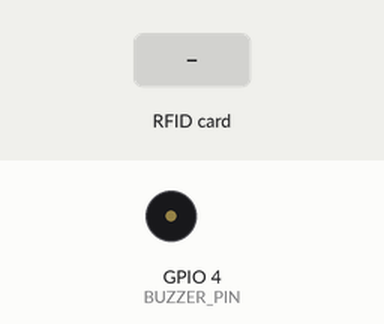
Recording of a sketch running on a simulated ESP32. On the bench: buzzer (waves = sounding, pin HIGH). The test bench sets the inputs (shaded band). WiFi joins after 1.5 s; servers stay silent unless stated; uploads are accepted with an empty reply; what the sketch prints to the serial monitor is not drawn.

Above: at 4.4 s.
4.5 s: RFID card C3 2C A7 20 held to the reader
At 4.88 s:
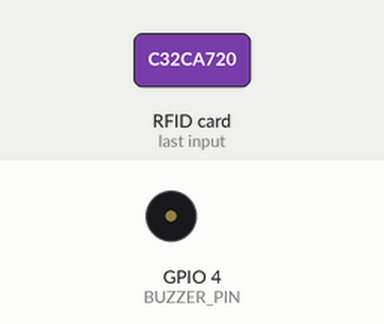
6.5 s: RFID card 52 50 4B 5C held to the reader
At 7.19 s:
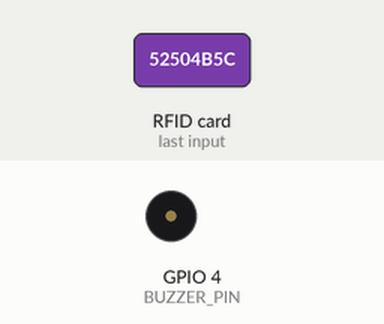
8.5 s: RFID card 73 66 A3 20 held to the reader
At 11.0 s:
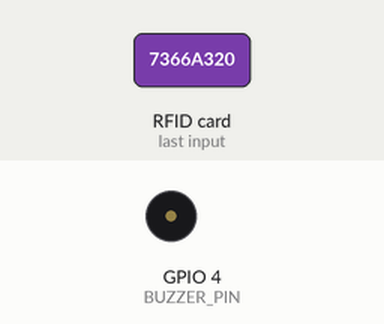
Timing chart, 0 to 12.5 s (numbered marks = the images above; inputs shaded):
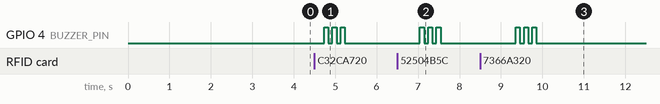

The sketch:

rfid_reader.ino
```cpp
/*
  NETRAX RFID reader (restricted zone door) - based on the team's Google Sheets attendance sketch.

  WHAT CHANGED vs the old sketch
   1. EVERY card is sent to the NETRAX laptop (not only the 3 cards written in this file):
        GET http://<laptop-ip>:8000/api/hw/rfid?uid=7366A320&device_id=esp32-rfid-01&name=Chinmaya
      The laptop decides: ENTERED / EXITED, NOT AUTHORISED for this zone, or unknown card.
      It updates both dashboards live, speaks, raises the alert, and forwards the scan to the SAME
      Google Sheet (config/hardware.yaml -> attendance.sheets_url), so the sheet keeps working.
   2. Replies:  "STUDENT ENTERED"  / "STUDENT EXITED"  -> short beep (as before)
                "ACCESS DENIED ..."                    -> long alarm beep (worker not allowed here)
                "DUPLICATE"                            -> card held too long, no beep
                anything else                          -> 3 short error beeps
   3. If the laptop cannot be reached, the scan goes straight to Google Sheets like before (fallback),
      so attendance is never lost.
  Wiring is unchanged: RC522 SDA/SS 5, SCK 18, MOSI 23, MISO 19, RST 22; buzzer 4.
  BEFORE UPLOADING: set SERVER to the laptop's IPv4 (ipconfig) on the same Wi-Fi.
*/
#include "secrets.h"        // Wi-Fi + laptop address (copy secrets.example.h -> secrets.h)
#include <WiFi.h>
#include <WiFiClientSecure.h>
#include <HTTPClient.h>
#include <SPI.h>
#include <MFRC522.h>

// ---------------------------------------------------------------- settings
const char* WIFI_SSID     = SECRET_WIFI_SSID;   // secrets.h (not in git)
const char* WIFI_PASSWORD = SECRET_WIFI_PASS;
const char* SERVER        = SECRET_SERVER;   // NETRAX laptop (ipconfig -> Wi-Fi IPv4)
const char* DEVICE_ID     = "esp32-rfid-01";                 // config/hardware.yaml -> attendance.readers
const char* scriptURL =                                       // fallback only (laptop unreachable)
  SECRET_SHEETS_URL;

// ---------------------------------------------------------------- pins
#define SS_PIN     5
#define RST_PIN    22
#define BUZZER_PIN 4

MFRC522 mfrc522(SS_PIN, RST_PIN);

String getUID() {
  String uid = "";
  for (byte i = 0; i < mfrc522.uid.size; i++) {
    if (mfrc522.uid.uidByte[i] < 0x10) uid += "0";
    uid += String(mfrc522.uid.uidByte[i], HEX);
  }
  uid.toUpperCase();
  return uid;
}

String urlEncode(String str) {
  String out = "";
  const char* hex = "0123456789ABCDEF";
  for (unsigned int i = 0; i < str.length(); i++) {
    char c = str.charAt(i);
    if (isalnum(c) || c == '-' || c == '_' || c == '.' || c == '~') out += c;
    else { out += '%'; out += hex[(c >> 4) & 0x0F]; out += hex[c & 0x0F]; }
  }
  return out;
}

void beep(int onMs, int offMs, int times) {
  for (int i = 0; i < times; i++) {
    digitalWrite(BUZZER_PIN, HIGH); delay(onMs);
    digitalWrite(BUZZER_PIN, LOW);  delay(offMs);
  }
}
void successBeep() { beep(150, 0, 1); }
void errorBeep()   { beep(100, 100, 3); }
void deniedBeep()  { beep(700, 200, 3); }          // NOT AUTHORISED for this zone

// Names only for the Serial Monitor - the laptop's worker list decides who the card belongs to.
String localName(String uid) {
  if (uid == "C32CA720") return "Anuska";
  if (uid == "52504B5C") return "Bibhu";
  if (uid == "7366A320") return "Chinmaya";
  return "";
}

void handleReply(String response) {
  response.trim();
  Serial.print("Server Response: "); Serial.println(response);
  if (response.indexOf("ACCESS DENIED") >= 0) { Serial.println(">>> NOT AUTHORISED FOR THIS ZONE <<<"); deniedBeep(); }
  else if (response.indexOf("STUDENT ENTERED") >= 0) { Serial.println(">>> ENTERED <<<"); successBeep(); }
  else if (response.indexOf("STUDENT EXITED") >= 0) { Serial.println(">>> EXITED <<<"); successBeep(); }
  else if (response.indexOf("DUPLICATE") >= 0) { Serial.println("(card held at the reader - ignored)"); }
  else { Serial.println("Unregistered card or error."); errorBeep(); }
}

// 1st choice: the NETRAX laptop (plain HTTP on the local Wi-Fi)
bool sendToLaptop(String uid, String name) {
  String url = String(SERVER) + "/api/hw/rfid?uid=" + urlEncode(uid) + "&device_id=" + urlEncode(DEVICE_ID);
  if (name.length()) url += "&name=" + urlEncode(name);
  Serial.println("Laptop: " + url);
  HTTPClient http;
  if (!http.begin(url)) return false;
  http.setTimeout(4000);
  int code = http.GET();
  Serial.printf("HTTP Response Code: %d\n", code);
  if (code <= 0) { Serial.println("Laptop not reachable: " + http.errorToString(code)); http.end(); return false; }
  handleReply(http.getString());
  http.end();
  return true;
}

// Fallback: Google Sheets directly (old behaviour) when the laptop is off / unreachable
void sendToGoogle(String uid, String name) {
  String url = String(scriptURL) + "?name=" + urlEncode(name.length() ? name : String("UNKNOWN")) + "&uid=" + urlEncode(uid);
  Serial.println("Fallback to Google Sheets: " + url);
  WiFiClientSecure client; client.setInsecure();
  HTTPClient http;
  http.setFollowRedirects(HTTPC_STRICT_FOLLOW_REDIRECTS);
  if (!http.begin(client, url)) { errorBeep(); return; }
  http.setTimeout(15000);
  int code = http.GET();
  Serial.printf("HTTP Response Code: %d\n", code);
  if (code > 0) handleReply(http.getString()); else { Serial.println(http.errorToString(code)); errorBeep(); }
  http.end();
}

// Boot check: tells you at once whether scans will reach the NETRAX dashboard or only Google Sheets.
void checkLaptop() {
  HTTPClient http;
  String url = String(SERVER) + "/api/hw/rfid/ping?device_id=" + urlEncode(DEVICE_ID);
  if (!http.begin(url)) { Serial.println("LAPTOP CHECK: bad SERVER address"); return; }
  http.setTimeout(4000);
  int code = http.GET();
  if (code == 200) Serial.println("LAPTOP CHECK: OK - scans will show on the NETRAX dashboard");
  else {
    Serial.printf("LAPTOP CHECK: FAILED (%d %s)\n", code, http.errorToString(code).c_str());
    Serial.println("  -> is the backend running? same Wi-Fi? SERVER = laptop's Wi-Fi IPv4 (ipconfig)?");
    Serial.println("  -> until fixed, scans go ONLY to Google Sheets (fallback)");
  }
  http.end();
}

void setup() {
  Serial.begin(115200);
  delay(1000);
  pinMode(BUZZER_PIN, OUTPUT);
  digitalWrite(BUZZER_PIN, LOW);
  SPI.begin(18, 19, 23, 5);
  mfrc522.PCD_Init();
  delay(500);
  Serial.println("\n=== NETRAX RFID reader " + String(DEVICE_ID) + " ===");
  WiFi.begin(WIFI_SSID, WIFI_PASSWORD);
  Serial.print("Connecting to WiFi");
  for (int i = 0; i < 30 && WiFi.status() != WL_CONNECTED; i++) { delay(500); Serial.print("."); }
  Serial.println();
  if (WiFi.status() == WL_CONNECTED) { Serial.print("WiFi Connected! ESP32 IP: "); Serial.println(WiFi.localIP()); }
  else Serial.println("WiFi Connection Failed!");
  checkLaptop();
  Serial.println("Laptop: " + String(SERVER) + "   Place RFID card near reader...");
}

void loop() {
  if (WiFi.status() != WL_CONNECTED) {
    Serial.println("WiFi disconnected. Reconnecting...");
    WiFi.reconnect();
    delay(3000);
    return;
  }
  if (!mfrc522.PICC_IsNewCardPresent() || !mfrc522.PICC_ReadCardSerial()) return;

  String uid = getUID();
  String name = localName(uid);
  Serial.println("\n--------------------------------");
  Serial.println("Card UID: " + uid + (name.length() ? "  (" + name + ")" : ""));

  if (!sendToLaptop(uid, name)) sendToGoogle(uid, name);   // every card goes out; the laptop decides

  mfrc522.PICC_HaltA();
  mfrc522.PCD_StopCrypto1();
  Serial.println("Remove card...");
  delay(1500);
  Serial.println("Ready for next card.");
}
```

secrets.example.h
```cpp
// Copy this file to secrets.h in the same folder and fill in your values.
#pragma once
#define SECRET_WIFI_SSID "your-wifi-name"
#define SECRET_WIFI_PASS "your-wifi-password"
#define SECRET_SERVER "http://192.168.1.10:8000"
#define SECRET_SHEETS_URL "https://script.google.com/macros/s/YOUR_SCRIPT_ID/exec"
```

Measured:
- after the input at 4.5 s, GPIO 4 (BUZZER_PIN): alternates HIGH for 0.10 s and LOW for 0.10 s, 6 changes in all, then stays LOW, starting after 0.23 s
- after the input at 6.5 s, GPIO 4 (BUZZER_PIN): alternates HIGH for 0.10 s and LOW for 0.10 s, 6 changes in all, then stays LOW, starting after 0.54 s
- after the input at 8.5 s, GPIO 4 (BUZZER_PIN): alternates HIGH for 0.10 s and LOW for 0.10 s, 6 changes in all, then stays LOW, starting after 0.86 s
